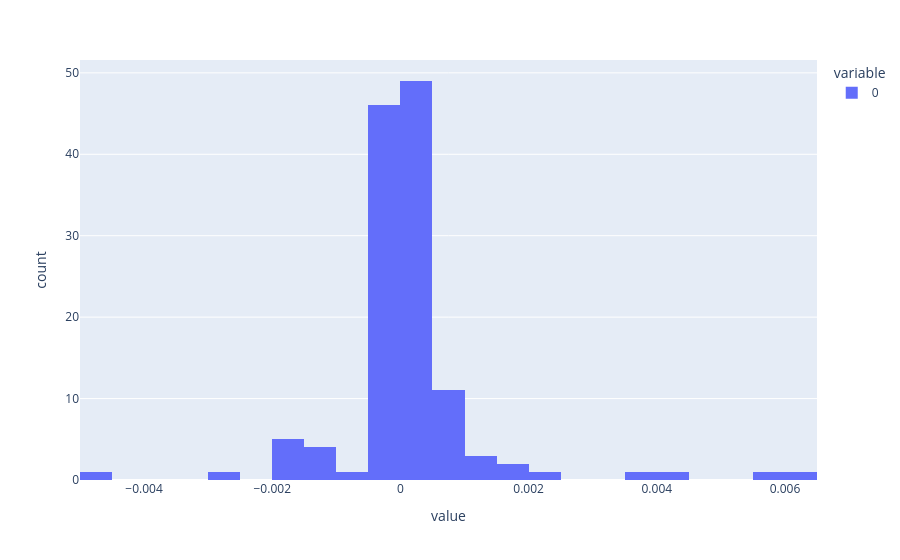
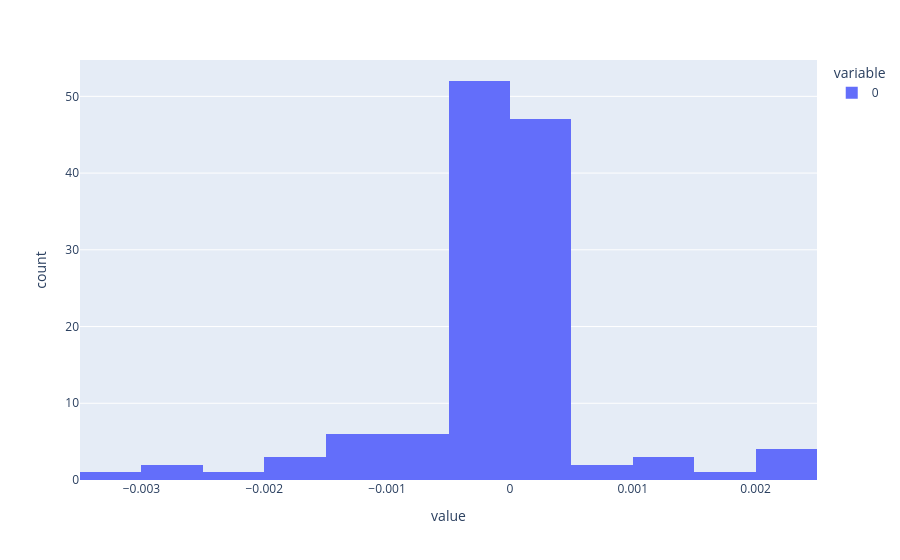

Notebook cell for these charts, in order:
### Code cell
# Plot bias distributions to check if they are being used
px.histogram(model.left.bias).show()
px.histogram(model.right.bias).show()
